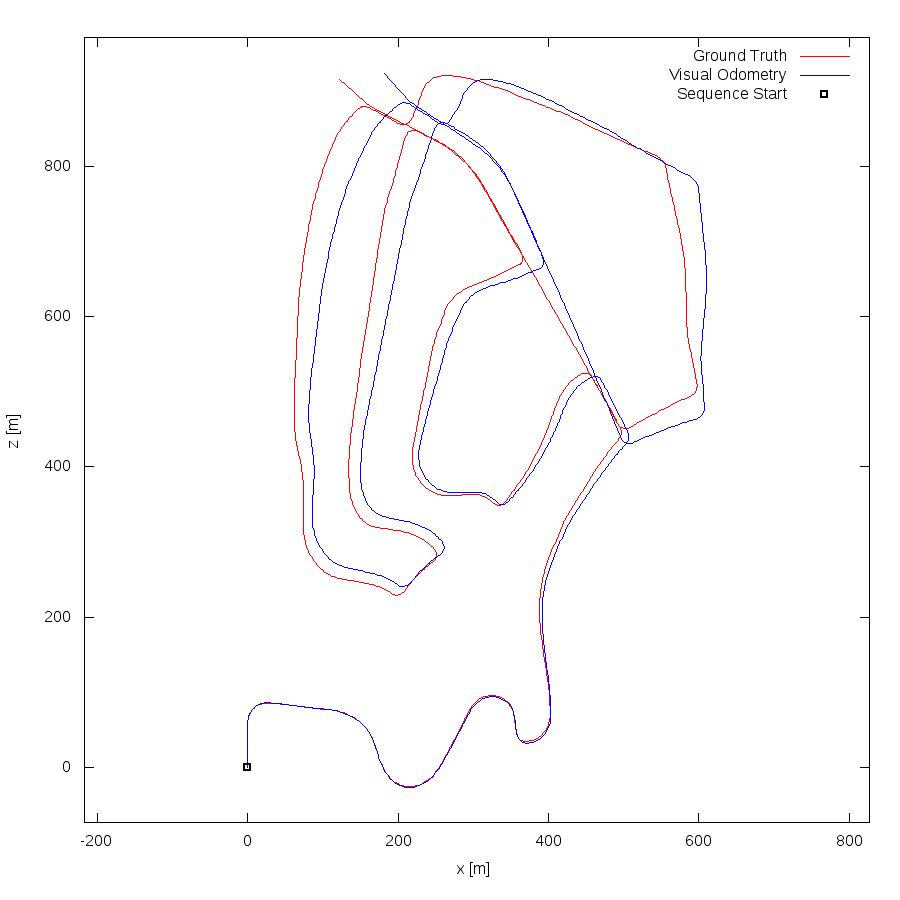

Write gnuplot code to recreate this figure.
set term png size 900,900
set output "02.png"
set size ratio -1
set xrange [-217:827]
set yrange [-73:971]
set xlabel "x [m]"
set ylabel "z [m]"
plot "02.txt" using 1:2 lc rgb "#FF0000" title 'Ground Truth' w lines,"02.txt" using 3:4 lc rgb "#0000FF" title 'Visual Odometry' w lines,"< head -1 02.txt" using 1:2 lc rgb "#000000" pt 4 ps 1 lw 2 title 'Sequence Start' w points
